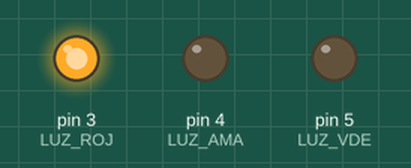
A sketch run on a simulated Arduino Uno, built with avr-gcc and run on an emulated ATmega328P. Shown: output pins drawn as LEDs (lit = HIGH).

Above: at 2.5 s.
At 7.5 s:
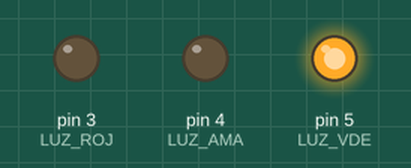
At 11.5 s:
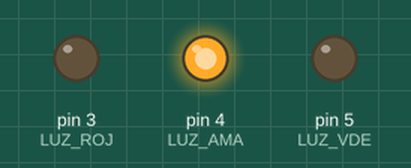
Timing chart, 0 to 16.9 s (numbered marks = the images above):
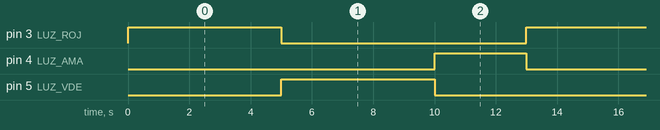

The sketch:

semaforo_delay_funcion.ino
```cpp
/*
  Segundo ejercicio para manejo simple de secuencia de semáforo con delay()
  y el agregado de llamada a función para mejor organización del código
  Ciclamos indefinidamente, primero luz roja, luego verde, luego amarilla
*/

const byte LUZ_ROJ = 3;
const byte LUZ_AMA = 4;
const byte LUZ_VDE = 5;

// Declaramos una función llamada "controlarLuces", a la cual le pasamos
// 2 parámetros llamados "luz" y "espera", para indicar qué luz debe encender
// y cuánto tiempo debe aguardar hasta apagarla
void controlarLuces(byte luz, int espera) {
  digitalWrite(luz, HIGH);
  delay(espera);
  digitalWrite(luz, LOW);
}

void setup() {
  Serial.begin(38400);
  pinMode(LUZ_ROJ, OUTPUT);
  pinMode(LUZ_AMA, OUTPUT);
  pinMode(LUZ_VDE, OUTPUT);

  // Simplemente inicializamos las 3 luces en bajo
  digitalWrite(LUZ_ROJ, LOW);
  digitalWrite(LUZ_AMA, LOW);
  digitalWrite(LUZ_VDE, LOW);
}

void loop() {
  // Ahora en el loop(), en lugar de agregar sucesivas líneas digitalWrite()
  // solo colocamos 3 llamadas a "controlarLuces", pasándole como parámetros
  // la luz que debe encender y el tiempo que debe esperar.
  controlarLuces(LUZ_ROJ, 5000);
  controlarLuces(LUZ_VDE, 5000);
  controlarLuces(LUZ_AMA, 3000);
}
```

Measured:
- by itself, pin 3 (LUZ_ROJ), pin 5 (LUZ_VDE): alternates HIGH for 5.0 s and LOW for 8.0 s
- by itself, pin 4 (LUZ_AMA): alternates HIGH for 3.0 s and LOW for 10.0 s
- by itself, everything shown: repeats every 13.0 s, in 4 steps
